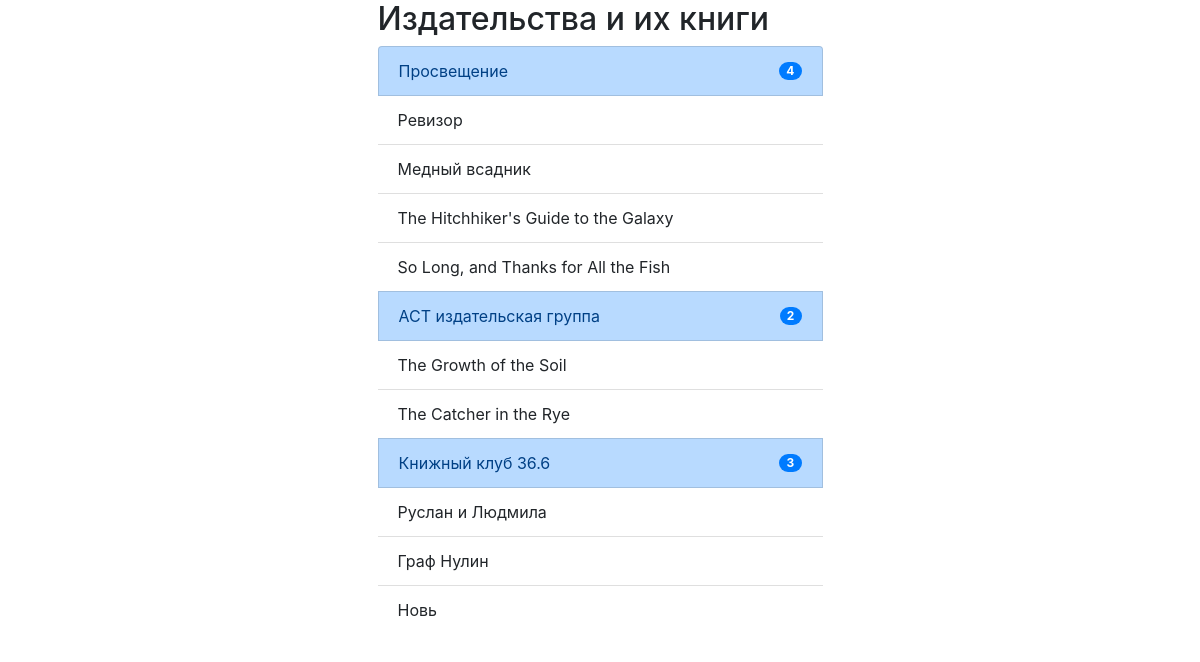
Page /publisher/ on the committed database.
### p_library/models.py (models this page shows, shortened)
class Publisher(models.Model):
    name = models.TextField(verbose_name='Название')
    address = models.TextField(verbose_name='Юридический адрес')
    web = models.TextField(verbose_name='Web-сайт')

class Book(models.Model):
    ISBN = models.CharField(max_length=13,
                            verbose_name=_("Международный стандартный "
                                           "книжный номер"))
    title = models.TextField(verbose_name=_("Название"))
    description = models.TextField(verbose_name=_("Аннотация"))
    year_release = models.SmallIntegerField(verbose_name=_("Год издания"))
    copy_count = models.SmallIntegerField(verbose_name=_("Число копий"))
    price = models.DecimalField(max_digits=12, decimal_places=2,
                                verbose_name=_("Цена"))
    author = models.ForeignKey("p_library.Author", on_delete=models.CASCADE,
                               verbose_name=_("Автор"),
                               related_name="book_author")
    publisher = models.ForeignKey("p_library.publisher", on_delete=models.CASCADE,
                                  verbose_name=_("Издательство"),
                                  related_name="book_publisher")

### p_library/views.py (the view)
# urls.py: path('publisher/', views.publishers),
def publishers(request):
    template = loader.get_template('publisher.html')
    books = Book.objects.filter(publisher__isnull=False)
    pubs = Publisher.objects.all().annotate(Count('book_publisher'))
    data = {"publishers": pubs, "books": books}
    return HttpResponse(template.render(data, request))

### p_library/templates/publisher.html (shortened to what this page needs)
<!DOCTYPE html>
<html lang="en">
<head>
    <link rel="stylesheet" href="https://stackpath.bootstrapcdn.com/bootstrap/4.5.2/css/bootstrap.min.css"
>
</head>
<body>
    <div class="container">
        <div class="row">
            <div class="col">
            </div>
            <div class="col-5">
                <h2>Издательства и их книги</h2>
                <ul class="list-group">
                    {% for publisher in publishers %}
                    <li class="list-group-item list-group-item-primary d-flex justify-content-between align-items-center">
                        {{publisher.name}} <span class="badge badge-primary badge-pill">{{ publisher.book_publisher__count}}</span></li>
                        <ul class="list-group list-group-flush">
                            {% for book in publisher.book_publisher.all %}
                            <li class="list-group-item"> {{book.title}} </li>
                            {% endfor %}
                        </ul>
                    {% endfor %}
                </ul>
            </div>
            <div class="col">
            </div>
        </div>
    </div>
</body>
</html>

### rows in the picture
Publisher: name "Просвещение", book_publisher__count "4"
Book: title "Ревизор"
Book: title "Медный всадник"
Book: title "The Hitchhiker's Guide to the Galaxy"
Book: title "So Long, and Thanks for All the Fish"
Publisher: name "АСТ издательская группа", book_publisher__count "2"
Book: title "The Growth of the Soil"
Book: title "The Catcher in the Rye"
Publisher: name "Книжный клуб 36.6", book_publisher__count "3"
Book: title "Руслан и Людмила"
Book: title "Граф Нулин"
Book: title "Новь"
